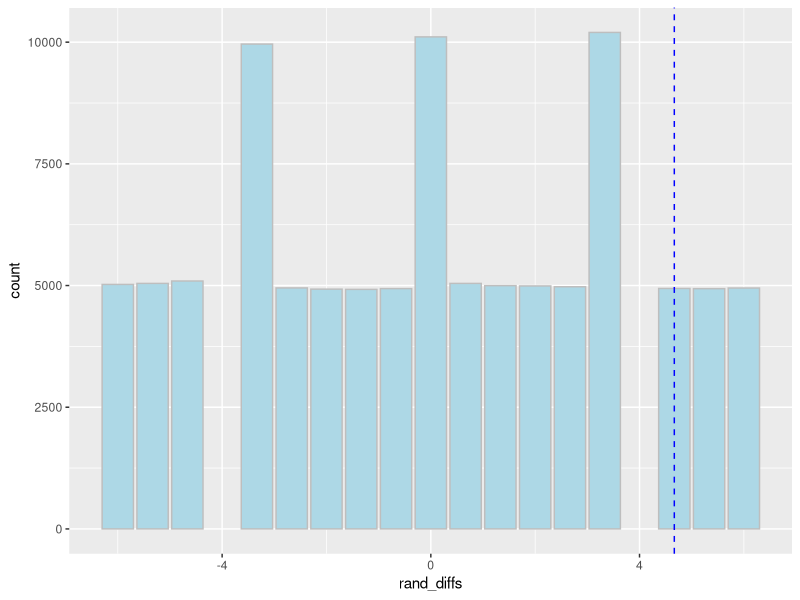
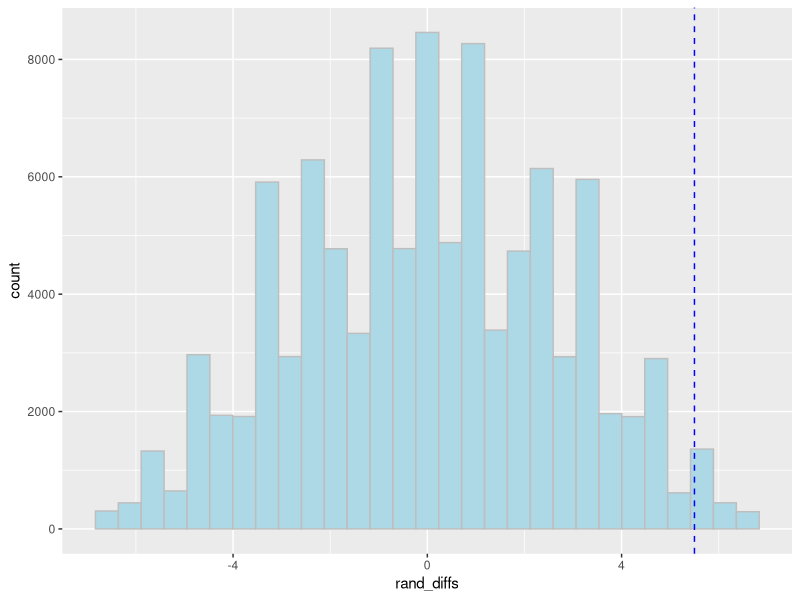

The R script that drew these images, in order:
## ---- chunk 1
knitr::opts_chunk$set(message = FALSE, warning = FALSE, comment = NA)
## ---- chunk 2
library(tidyverse)
## ---- chunk 3
data <- tibble(treatment = rep(c("Drug", "Control"), each = 3),
               maze_time = c(30, 25, 20, 18, 21, 22))
data
## ---- chunk 4
summ <- data %>% 
  group_by(treatment) %>% 
  summarize(n    = n(),
            xbar = mean(maze_time),
            s    = sd(maze_time))

summ

obs_diff <- diff(summ$xbar)

sprintf("The observed mean difference (xbar_D - xbar_C) is %1.2f seconds.", obs_diff)
## ---- chunk 5
sprintf("The number of possible unique regroupings for the data is %d.", choose(6, 3))
## ---- chunk 6
set.seed(1)

simdata <- pull(data, maze_time)
total_n <- length(simdata)
group_n <- summ$n[2]

N_sims <- 10^5-1

rand_diffs <- numeric(N_sims)

for(i in 1:N_sims) {
  index <- sample(total_n, group_n)
  rand_diffs[i] <- mean(simdata[index]) - mean(simdata[-index])
}
## ---- chunk 7
ggplot(NULL, aes(x = rand_diffs)) +
  geom_bar(color = "gray", fill = "lightblue") +
  geom_vline(xintercept = obs_diff, color = "blue", linetype = "dashed")
## ---- chunk 8
alpha <- .05
pvalue.upper <- (sum(rand_diffs >= obs_diff) + 1)/(N_sims + 1)
sprintf("The p-value for Ho: mu_D = mu_C vs. Ha: mu_D > mu_C is %1.5f.", pvalue.upper)
ifelse(pvalue.upper <= alpha, sprintf("Reject Ho."), sprintf("Do not reject Ho."))
## ---- chunk 9
newdata <- tibble(treatment = rep(c("Drug", "Control"), each = 6),
                  maze_time = c(25, 33, 24, 28, 18, 22, 18, 17, 22, 20, 18, 22))
newdata
## ---- chunk 10
summ <- newdata %>% 
  group_by(treatment) %>% 
  summarize(n    = n(),
            xbar = mean(maze_time),
            s    = sd(maze_time))

summ

obs_diff <- diff(summ$xbar)

sprintf("The observed mean difference (xbar_D - xbar_C) is %1.2f seconds.", obs_diff)
## ---- chunk 11
sprintf("The number of possible unique regroupings for the data is %d.", choose(12, 6))
## ---- chunk 12
simdata <- pull(newdata, maze_time)
total_n <- length(simdata)
group_n <- summ$n[2]

N_sims <- 10^5-1

rand_diffs <- numeric(N_sims)

for(i in 1:N_sims) {
  index <- sample(total_n, group_n)
  rand_diffs[i] <- mean(simdata[index]) - mean(simdata[-index])
}
## ---- chunk 13
ggplot(NULL, aes(x = rand_diffs)) +
  geom_histogram(color = "gray", fill = "lightblue") +
  geom_vline(xintercept = obs_diff, color = "blue", linetype = "dashed")
## ---- chunk 14
alpha <- .05
pvalue.upper <- (sum(rand_diffs >= obs_diff) + 1)/(N_sims + 1)
sprintf("The p-value for Ho: mu_D = mu_C vs. Ha: mu_D > mu_C is %1.5f.", pvalue.upper)
ifelse(pvalue.upper <= alpha, sprintf("Reject Ho."), sprintf("Do not reject Ho."))
